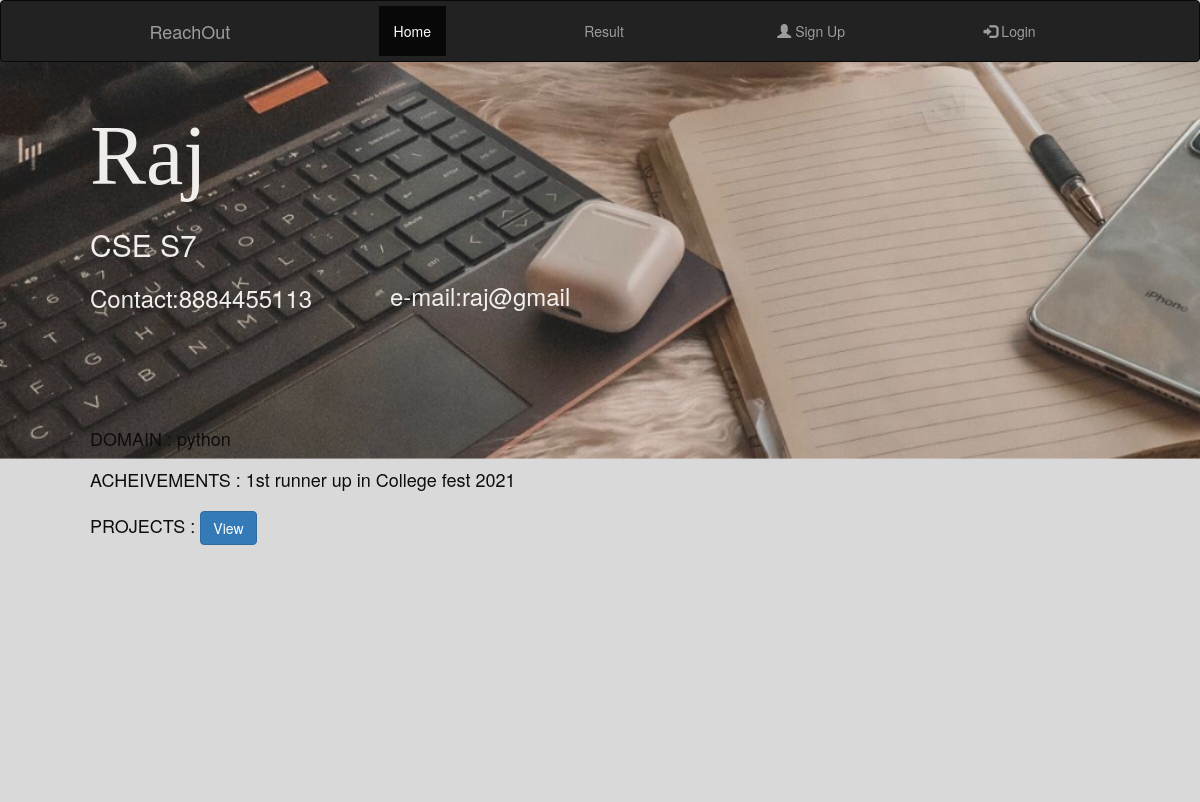
/profile/4, run on an earlier commit of the app's database.
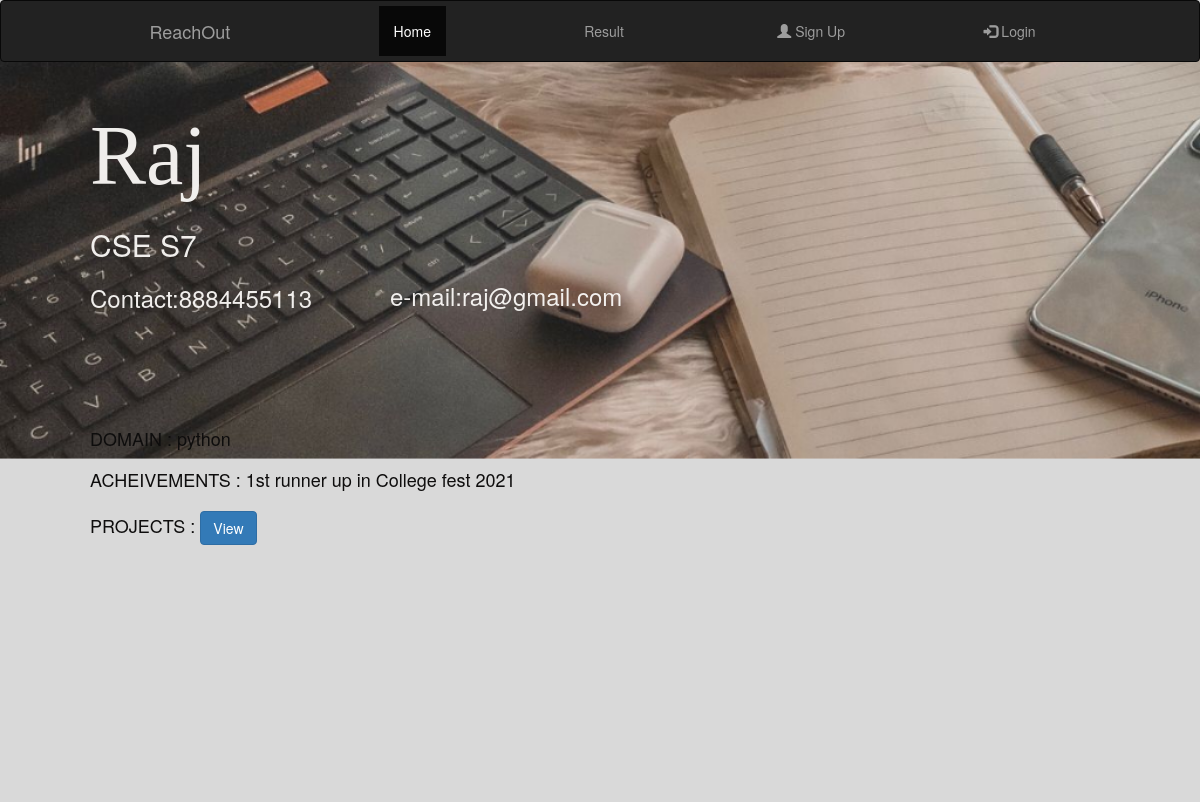
And on a later commit of the database.
### app/database.py (models this page shows, shortened)
class User(db.Model):
    id = db.Column(db.Integer(), primary_key = True)
    username = db.Column(db.String(length = 50), nullable = False, unique = True)
    password = db.Column(db.String(length = 50), nullable = False)
    name = db.Column(db.String(length = 50), nullable = False)
    email = db.Column(db.String(length = 50), nullable = False, unique = True)
    phno = db.Column(db.String(length = 20), nullable = False, unique = True)
    education_status = db.Column(db.String(length = 100), nullable = False)
    field = db.Column(db.String(length = 500), nullable = False)
    projects = db.Column(db.String(length = 1000))

### app/routes.py (the view)
@app.route('/profile/<int:id>')
def profile(id):
    print(type(id))
    user = User.query.get(id)
    return render_template("profile.html",user=user)

### app/templates/profile.html (shortened to what this page needs)
<!DOCTYPE html>
<html lang="en">
<head>
    <link rel="stylesheet" href="https://maxcdn.bootstrapcdn.com/bootstrap/4.0.0/css/bootstrap.min.css"
>
    <link rel="stylesheet" href="https://maxcdn.bootstrapcdn.com/bootstrap/3.4.1/css/bootstrap.min.css">
        <link rel="stylesheet" type= "text/css" href="{{url_for('static', filename='style.css')}}">
</head>
<body>
    <header class=fixed-top>
        <div class="row">
            <div class="col">
                <nav class="navbar-inverse navbar fixed-top scrolling-navbar">
                    <div class="container-fluid">
                        <div class="navbar-header">
                            <a class="navbar-brand" href="/">ReachOut</a>
                        </div>
                        <ul class="nav navbar-nav navbar-left">
                            <li class="active"><a href="#">Home</a></li>
                        </ul>
                        <ul class="nav navbar-nav navbar-left">
                            <li><a href="#table">Result</a></li>
                        </ul>
                        <ul class="nav navbar-nav navbar-right">
                            <li><a href="{{url_for('register')}}"><span class="glyphicon glyphicon-user"></span> Sign Up</a></li>
                        </ul>
                        <ul class="nav navbar-nav navbar-right">
                            <li><a href="{{url_for('login')}}"><span class="glyphicon glyphicon-log-in"></span> Login</a></li>
                        </ul>
                    </div>
                </nav>
            </div>
        </div>
    </header>
    <div class="bg-image">
        <div class="bg-text ">
            <div class="personal-det">
                <h1 class="name">{{user.name}}</h1>
                <br>
                <br>
                <h3 class="class">{{user.education_status}}</h3>
            </div>
            <div>
                <h4 class="phone">Contact:{{user.phno}}</h4>
            </div>
            <div>
                <h4 class="mail">e-mail:{{user.email}}</h4>
            </div>
            <div class="more-det">
                <h1 class="more">DOMAIN : {{user.field}}</h1>
                <h1 class="more">ACHEIVEMENTS : 1st runner up in College fest 2021</h1>
                <h1 class="more">PROJECTS : <button type="button" class="btn btn-primary" onclick="location.href='{{user.projects}}'">View</button></h1>
            </div>
        </div>
    </div>
</body>
</html>

### app/static/style.css (style rules this page uses)
body, html { height: 100%; background-color: #d9d9d9; background-size: cover; }
* { box-sizing: border-box; }
.bg-text { margin-left: 7.5%; padding-top: 3%; color : #faf8f6f3; height: 100%; width: 90%; }
.name { scroll-padding-top: 7%; font-size: 7vw; font-family: Georgia, 'Times New Roman', Times, serif ; }
.class { font-size: 2.5vw; margin-top: -2vw; scroll-padding-left:1vw; }
.phone { margin-top: 2vw; font-size: 2vw; }
.mail { margin-top: -3.2vw; margin-left: 25vw; font-size:2vw; }
.more-det { margin-top: 11%; }
.more { font-size: 1.5vw; margin-top: 2%; color: rgb(14, 13, 13); }
.bg-image { margin-top: 4.5%; margin-bottom: 2%; background-image:url(profile.png); background-size: cover; filter: blur(0px); -webkit-filter: blur(0px); opacity: 1.00; height: 90%; width : 100%; background-position: center; background-repeat: no-repeat; }

What changed in the data, as far as the page shows it:
changed User "Raj": email "raj@gmail" → "raj@gmail.com"
